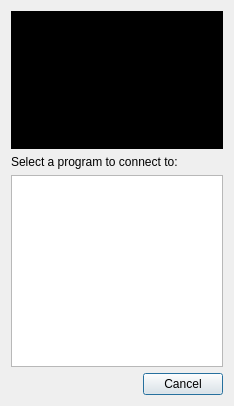
<?xml version="1.0" encoding="UTF-8"?>
<ui version="4.0">
 <class>SharedMemoryDialog</class>
 <widget class="QDialog" name="SharedMemoryDialog">
  <property name="geometry">
   <rect>
    <x>0</x>
    <y>0</y>
    <width>234</width>
    <height>406</height>
   </rect>
  </property>
  <property name="windowTitle">
   <string>Shared Memory Dialog</string>
  </property>
  <property name="windowIcon">
   <iconset resource="../icons.qrc">
    <normaloff>:/glmixer/icons/ram.png</normaloff>:/glmixer/icons/ram.png</iconset>
  </property>
  <layout class="QVBoxLayout" name="verticalLayout">
   <item>
    <widget class="QLabel" name="nopreview">
     <property name="sizePolicy">
      <sizepolicy hsizetype="Preferred" vsizetype="Expanding">
       <horstretch>0</horstretch>
       <verstretch>0</verstretch>
      </sizepolicy>
     </property>
     <property name="styleSheet">
      <string notr="true">background-color: rgb(0, 0, 0);</string>
     </property>
     <property name="frameShape">
      <enum>QFrame::NoFrame</enum>
     </property>
     <property name="text">
      <string/>
     </property>
     <property name="pixmap">
      <pixmap resource="../icons.qrc">:/glmixer/icons/process-stop.png</pixmap>
     </property>
     <property name="alignment">
      <set>Qt::AlignCenter</set>
     </property>
    </widget>
   </item>
   <item>
    <widget class="QLabel" name="label_2">
     <property name="sizePolicy">
      <sizepolicy hsizetype="Preferred" vsizetype="Fixed">
       <horstretch>0</horstretch>
       <verstretch>0</verstretch>
      </sizepolicy>
     </property>
     <property name="text">
      <string>Select a program to connect to:</string>
     </property>
    </widget>
   </item>
   <item>
    <widget class="QListView" name="listExistingShm">
     <property name="sizePolicy">
      <sizepolicy hsizetype="Expanding" vsizetype="Maximum">
       <horstretch>0</horstretch>
       <verstretch>0</verstretch>
      </sizepolicy>
     </property>
     <property name="editTriggers">
      <set>QAbstractItemView::NoEditTriggers</set>
     </property>
     <property name="tabKeyNavigation">
      <bool>true</bool>
     </property>
     <property name="showDropIndicator" stdset="0">
      <bool>false</bool>
     </property>
     <property name="dragDropMode">
      <enum>QAbstractItemView::DragDrop</enum>
     </property>
     <property name="iconSize">
      <size>
       <width>32</width>
       <height>32</height>
      </size>
     </property>
     <property name="spacing">
      <number>8</number>
     </property>
     <property name="viewMode">
      <enum>QListView::IconMode</enum>
     </property>
    </widget>
   </item>
   <item>
    <widget class="QDialogButtonBox" name="buttonBox">
     <property name="orientation">
      <enum>Qt::Horizontal</enum>
     </property>
     <property name="standardButtons">
      <set>QDialogButtonBox::Cancel</set>
     </property>
    </widget>
   </item>
  </layout>
 </widget>
 <resources>
  <include location="../icons.qrc"/>
  <include location="../icons.qrc"/>
 </resources>
 <connections>
  <connection>
   <sender>buttonBox</sender>
   <signal>accepted()</signal>
   <receiver>SharedMemoryDialog</receiver>
   <slot>accept()</slot>
   <hints>
    <hint type="sourcelabel">
     <x>222</x>
     <y>443</y>
    </hint>
    <hint type="destinationlabel">
     <x>157</x>
     <y>274</y>
    </hint>
   </hints>
  </connection>
  <connection>
   <sender>buttonBox</sender>
   <signal>rejected()</signal>
   <receiver>SharedMemoryDialog</receiver>
   <slot>reject()</slot>
   <hints>
    <hint type="sourcelabel">
     <x>253</x>
     <y>449</y>
    </hint>
    <hint type="destinationlabel">
     <x>257</x>
     <y>274</y>
    </hint>
   </hints>
  </connection>
 </connections>
</ui>
